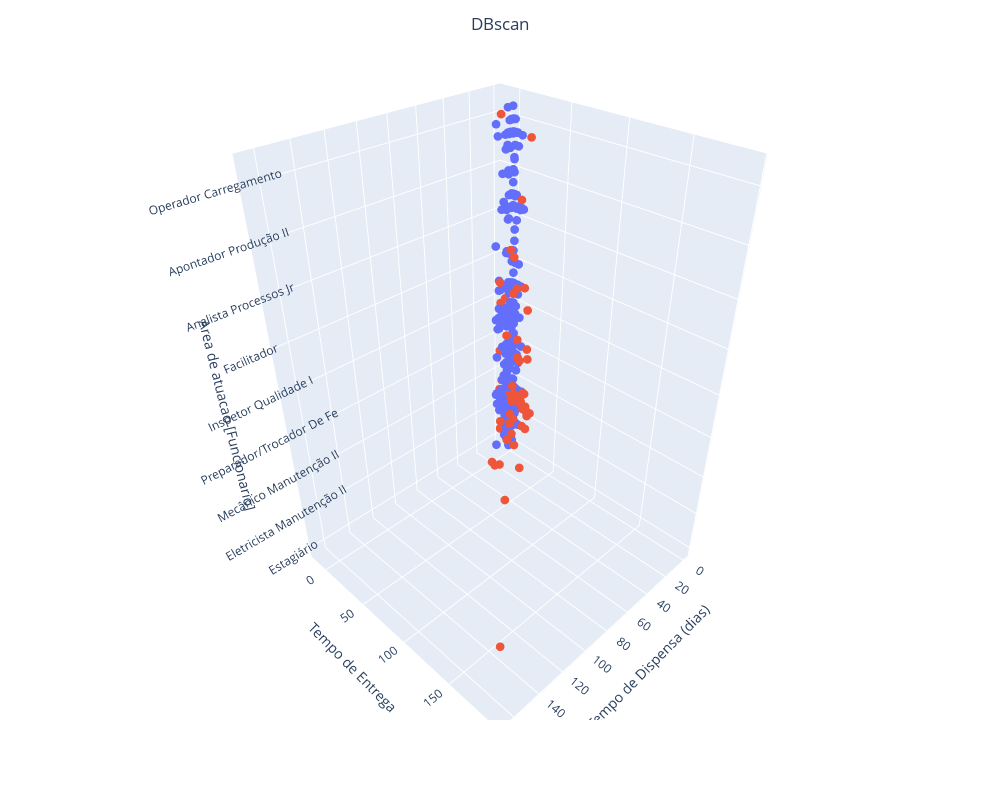
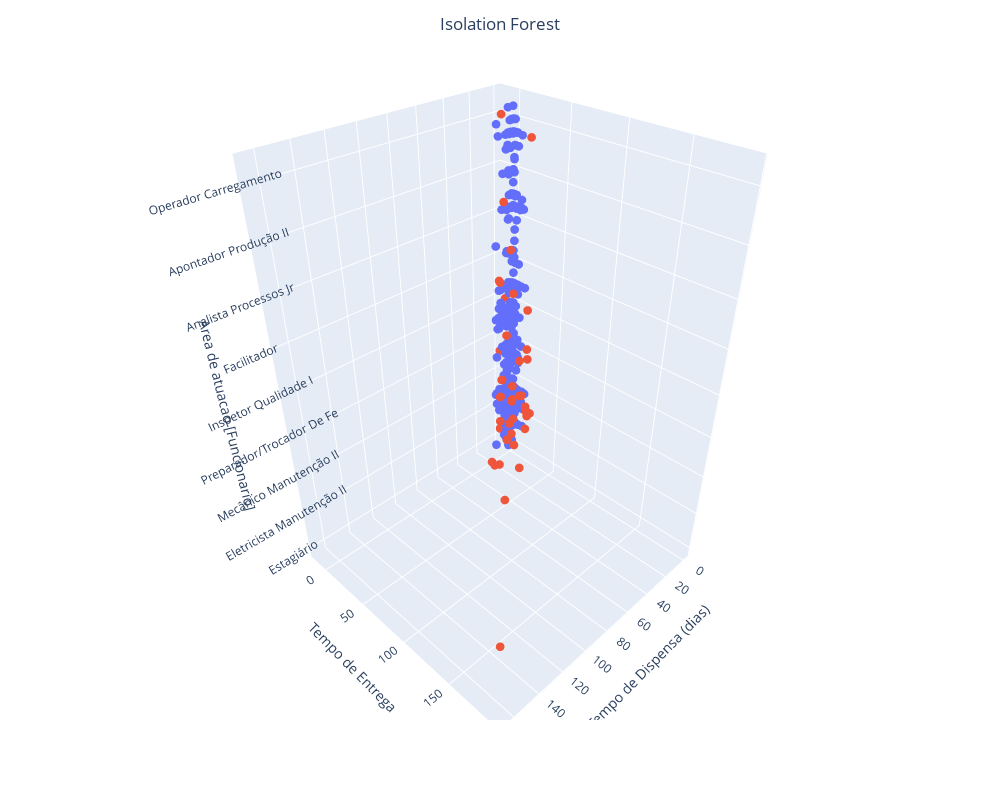

The notebook cell saved with these charts, in order:
### Markdown cell above
# Análise de Outliers

### Code cell
from insights.analysis.outliers_analysis_no_schema import outlier_analysis

text, figures, filtered_df, title, numerical_describer, categorical_describer, outliers_df = outlier_analysis(df)

print(text)
for figure in figures:
    figure.show()

### Figure 1 — Plotly figure (JSON) as saved in the notebook; plotly's stock layout.template omitted (floating-point values rounded to 4 significant figures; data arrays with more than 128 entries replaced by an {"elided": "..."} marker saying what was removed)
{"data": [{"hovertemplate": "color=1<br>Tempo de Dispensa (dias)=%{x}<br>Tempo de Entrega=%{y}<br>Area de atuacao [Funcionario]=%{z}<extra></extra>", "legendgroup": "1", "marker": {"color": "#636efa", "size": 3, "symbol": "circle"}, "mode": "markers", "name": "1", "scene": "scene", "showlegend": true, "type": "scatter3d", "x": {"elided": "792 float values"}, "y": {"elided": "792 int values"}, "z": {"elided": "792 str values"}}, {"hovertemplate": "color=-1<br>Tempo de Dispensa (dias)=%{x}<br>Tempo de Entrega=%{y}<br>Area de atuacao [Funcionario]=%{z}<extra></extra>", "legendgroup": "-1", "marker": {"color": "#EF553B", "size": 3, "symbol": "circle"}, "mode": "markers", "name": "-1", "scene": "scene", "showlegend": true, "type": "scatter3d", "x": [13, 0, 50.1, 1.3, 6.7, 6.7, 0, 10.7, 1.2, 5.8, 0.6, 0, 13.4, 4, 0, 2.1, 4.2, 13, 52, 11.9, 4, 165.9, 0.2, 4.3, 87.2, 62, 1.2, 7.2, 4, 1.2, 5.2, 89.3, 4.8, 0.7, 79.8, 1.3, 1.2, 1, 13.8, 47.8, 1, 40.4, 6.7, 71, 0, 4, 4.8, 61.8, 9.4, 0, 95.2, 6.7, 33.4, 10.7, 11.9, 6.7, 5.4], "y": [11, -14, 49, 21, 18, -6, 15, 12, 20, 14, 15, -8, 19, 25, 20, 15, 23, 14, 58, 16, 16, 194, 24, 15, 107, 63, 20, 11, 17, 18, 12, 103, 13, 20, 86, 20, 20, 16, 18, 62, 16, 50, 11, 69, -13, 18, 14, 85, -3, -12, 97, -5, 39, 9, 16, 12, 17], "z": ["Inspetor Qualidade III", "Mecânico Manutenção III", "Técnico Processos", "Preparador Matéria Prima", "Preparador Matéria Prima", "Preparador Matéria Prima", "Operador Empilhadeira", "Operador Empilhadeira", "Preparador/Trocador De Fe", "Conferente Almoxarifado", "Conferente Expedição I", "Inspetor Qualidade I", "Operador Empilhadeira", "Operador Empilhadeira", "Operador Empilhadeira", "Operador Manufatura III", "Operador Manufatura III", "Técnico Mecânico", "Operador Manufatura II", "Operador Manufatura II", "Operador Manufatura III", "Operador Manufatura I", "Operador Empilhadeira", "Mecânico Manutenção I", "Operador Manufatura II", "Operador Manufatura III", "Inspetor Qualidade I", "Ferramenteiro I", "Operador Manufatura I", "Operador Manufatura I", "Operador Manufatura II", "Operador Manufatura I", "Preparador Matéria Prima", "Operador Empilhadeira", "Assistente Distribuição", "Conferente Expedição I", "Operador Multifuncional", "Operador Manufatura I", "Operador Manufatura I", "Operador Manufatura I", "Operador Manufatura II", "Operador Manufatura I", "Operador Manufatura I", "Operador Manufatura I", "Operador Carregamento", "Operador Manufatura I", "Preparador Matéria Prima", "Operador Manufatura I", "Operador Manufatura I", "Operador Manufatura I", "Preparador Matéria Prima", "Inspetor Qualidade I", "Operador Manufatura I", "Operador Manufatura I", "Operador Manufatura I", "Operador Manufatura I", "Operador Manufatura I"]}], "layout": {"coloraxis": {"colorbar": {"ticks": "outside", "x": 0, "y": 1, "yanchor": "top"}}, "height": 800, "legend": {"title": {"text": "color"}, "tracegroupgap": 0}, "margin": {"t": 60}, "scene": {"aspectratio": {"x": 0.85, "y": 0.85, "z": 1.3}, "domain": {"x": [0, 1], "y": [0, 1]}, "xaxis": {"title": {"text": "Tempo de Dispensa (dias)"}}, "yaxis": {"title": {"text": "Tempo de Entrega"}}, "zaxis": {"title": {"text": "Area de atuacao [Funcionario]"}}}, "showlegend": false, "title": {"text": "DBscan", "x": 0.5}, "width": 1000}}

### Figure 2 — Plotly figure (JSON) as saved in the notebook; plotly's stock layout.template omitted (floating-point values rounded to 4 significant figures; data arrays with more than 128 entries replaced by an {"elided": "..."} marker saying what was removed)
{"data": [{"hovertemplate": "color=1<br>Tempo de Dispensa (dias)=%{x}<br>Tempo de Entrega=%{y}<br>Area de atuacao [Funcionario]=%{z}<extra></extra>", "legendgroup": "1", "marker": {"color": "#636efa", "size": 3, "symbol": "circle"}, "mode": "markers", "name": "1", "scene": "scene", "showlegend": true, "type": "scatter3d", "x": {"elided": "806 float values"}, "y": {"elided": "806 int values"}, "z": {"elided": "806 str values"}}, {"hovertemplate": "color=-1<br>Tempo de Dispensa (dias)=%{x}<br>Tempo de Entrega=%{y}<br>Area de atuacao [Funcionario]=%{z}<extra></extra>", "legendgroup": "-1", "marker": {"color": "#EF553B", "size": 3, "symbol": "circle"}, "mode": "markers", "name": "-1", "scene": "scene", "showlegend": true, "type": "scatter3d", "x": [13, 0, 15.5, 50.1, 1.3, 6.7, 6.7, 1.2, 0, 13.4, 4, 0, 4.2, 13, 52, 16.1, 11.9, 165.9, 0.2, 14.5, 87.2, 62, 1.2, 89.3, 0.7, 79.8, 1.3, 15.5, 1.2, 13.8, 47.8, 40.4, 71, 0, 4, 61.8, 15.5, 0, 95.2, 15.9, 33.4, 11.9, 5.4], "y": [11, -14, 8, 49, 21, 18, -6, 20, -8, 19, 25, 20, 23, 14, 58, 5, 16, 194, 24, 8, 107, 63, 20, 103, 20, 86, 20, 6, 20, 18, 62, 50, 69, -13, 18, 85, 6, -12, 97, 6, 39, 16, 17], "z": ["Inspetor Qualidade III", "Mecânico Manutenção III", "Técnico Processos", "Técnico Processos", "Preparador Matéria Prima", "Preparador Matéria Prima", "Preparador Matéria Prima", "Preparador/Trocador De Fe", "Inspetor Qualidade I", "Operador Empilhadeira", "Operador Empilhadeira", "Operador Empilhadeira", "Operador Manufatura III", "Técnico Mecânico", "Operador Manufatura II", "Operador/Abastecedor Empi", "Operador Manufatura II", "Operador Manufatura I", "Operador Empilhadeira", "Mecânico Manutenção I", "Operador Manufatura II", "Operador Manufatura III", "Inspetor Qualidade I", "Operador Manufatura I", "Operador Empilhadeira", "Assistente Distribuição", "Conferente Expedição I", "Operador Manufatura I", "Operador Multifuncional", "Operador Manufatura I", "Operador Manufatura I", "Operador Manufatura I", "Operador Manufatura I", "Operador Carregamento", "Operador Manufatura I", "Operador Manufatura I", "Operador Manufatura I", "Operador Manufatura I", "Preparador Matéria Prima", "Operador Manufatura I", "Operador Manufatura I", "Operador Manufatura I", "Operador Manufatura I"]}], "layout": {"coloraxis": {"colorbar": {"ticks": "outside", "x": 0, "y": 1, "yanchor": "top"}}, "height": 800, "legend": {"title": {"text": "color"}, "tracegroupgap": 0}, "margin": {"t": 60}, "scene": {"aspectratio": {"x": 0.85, "y": 0.85, "z": 1.3}, "domain": {"x": [0, 1], "y": [0, 1]}, "xaxis": {"title": {"text": "Tempo de Dispensa (dias)"}}, "yaxis": {"title": {"text": "Tempo de Entrega"}}, "zaxis": {"title": {"text": "Area de atuacao [Funcionario]"}}}, "showlegend": false, "title": {"text": "Isolation Forest", "x": 0.5}, "width": 1000}}
